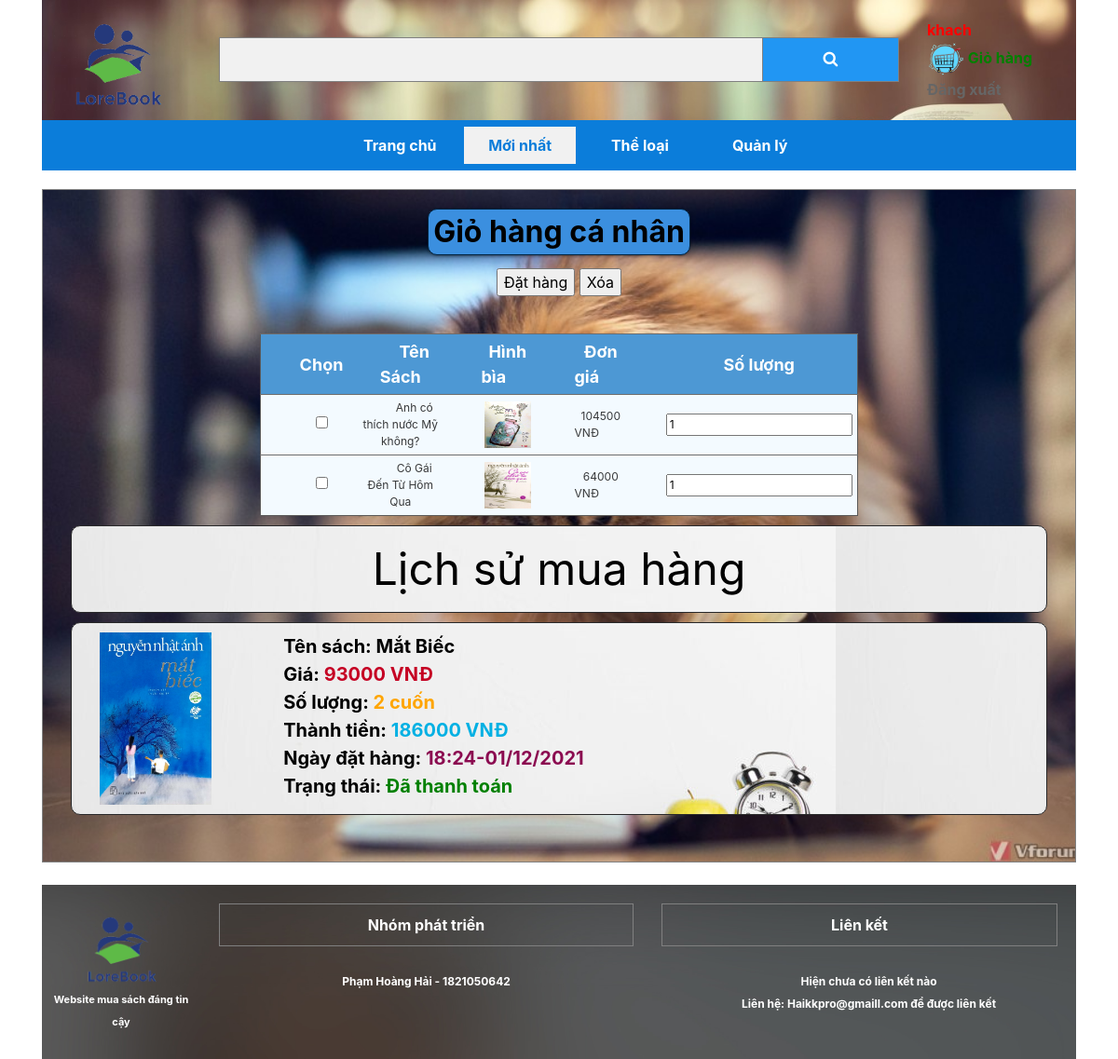
Screenshot of /giohang.php (signed in) with the database file from the repository.
### tables this page shows
CREATE TABLE `giohang` (
  `Magiohang` int(11) NOT NULL,
  `Masach` int(11) NOT NULL,
  `Tk` char(30) NOT NULL
);

CREATE TABLE `sach` (
  `Masach` int(11) NOT NULL,
  `Tensach` varchar(100) NOT NULL,
  `Matl` varchar(50) NOT NULL,
  `Nxb` varchar(100) NOT NULL,
  `Tacgia` varchar(50) NOT NULL,
  `Mota` varchar(9999) NOT NULL,
  `Dongia` float NOT NULL,
  `Soluong` int(11) NOT NULL,
  `Img1` varchar(100) NOT NULL
);

CREATE TABLE `hoadon` (
  `Mahoadon` int(11) NOT NULL,
  `Masach` int(11) NOT NULL,
  `Tk` char(30) NOT NULL,
  `Soluongmua` int(11) NOT NULL,
  `Ngaymua` varchar(50) NOT NULL,
  `Thanhtien` float NOT NULL,
  `Trangthai` int(1) NOT NULL
);

### giohang.php (the view, shortened to what this page needs)
<?php
	include ('xuly.php');
    $select = "select * from giohang ";
    $query = mysqli_query($conn,$select);
    $dem = mysqli_num_rows($query);
?>
<!DOCTYPE html>
<html>
  <head>
	 <link rel="stylesheet" href="css/bootstrap.css"/>
     <link rel="stylesheet" href="css/coban2.css"/>
	 <link rel="stylesheet" href="https://cdnjs.cloudflare.com/ajax/libs/font-awesome/4.7.0/css/font-awesome.min.css">
	 </head>
  <body>
  <div class="container">
  <div class="bg">
  <div class="row">
  <div class="col-2">
		<a href="index.php" target=""><img src="img/logo1.png" style="width:100%;margin-top:20px;margin-bottom:20px;"/></a>
</div>
<div class="col-8" style="margin-top:35px;">
<form  class="example" action="timkiem.php" method="post" style="padding-top:5px;">
	<input type="text" name="title">
	<button type="submit" name="search"><i class="fa fa-search"></i></button>
</form>
</div>
<div class="col-2" style="margin-top:20px;">
<font color=red><b>
<?php
   if(isset($_SESSION['Tk'])){
	echo "<a href=nguoidung.php style=color:red>".$_SESSION['Tk']."</a><br> <a href=giohang.php style=color:green><img style=width:40px;height:40px; src=img/giohang.png> Giỏ hàng</a>";
      echo "<a href='logout.php'><br> Đăng xuất </a><br>";
   } else{
      echo"<a href='login.php'>★ Đăng nhập</a><br>";
   }
?>
</font></b>
</div>
</div></div>
<div id="menu" style="margin-top:-10px">
  <ul><b>
    <li><a href="index.php">Trang chủ</a></li>
    <li class=chon><a href="moinhat.php" style="color: #0b7dda;">Mới nhất</a></li>
	<li><a href="theloai.php">Thể loại</a></li>
	<li><a href="quanly.php">Quản lý</a></li></b>
  </ul>
</div>
<div class="khung3" style="color:black;padding-top:20px;padding-bottom:40px">
	<h2 class=bo><b>Giỏ hàng cá nhân</b></h2><br>
	<form action="" method="post">
		<div id="check">
			<p>
				<span style=color:red;><input type="submit" name="mua" value="Đặt hàng"/></span>
				<input type="submit" name="xoa" value="Xóa" />
				<br>
				<br>
</div>
<table class=giua>
    <tr class=tieude>
		<td>Chọn</td>
        <td>Tên Sách</td>
        <td>Hình bìa</td>
		<td>Đơn giá</td>
		<td>Số lượng</td>
    </tr>
    <?php
	$user =$_SESSION['Tk'];
	$sql = mysqli_query($conn,"SELECT * FROM giohang where Tk='$user' order by Magiohang DESC");
	if($dem > 0){
        while ($bien = mysqli_fetch_array($sql))
        {
            $nd = $bien['Masach'];
            $sqlnd = "SELECT * FROM sach WHERE Masach = '$nd' ";
            $rowsnd=mysqli_query($conn,$sqlnd);
            $xuatnd=mysqli_fetch_array($rowsnd);
?>
            <tr class=hienthi>
				<td><input type="checkbox" name="id[]" class="item" class="checkbox" value="<?php echo $nd?>"/></td>
                <td><?php echo $xuatnd['Tensach'] ?></td>
				<td><img src="anh/<?php echo $xuatnd['Img1']?>" width="50" height="50"/> </td>
				<td><?php echo $xuatnd['Dongia'] ?> VNĐ</td>
                <td><input type="number" name="sl" value="1" /></td>
			</tr>
<?php
		}
?>
<?php
	}
    else {echo "<tr><td>Giỏ hàng trống</td><td></td><td></td><td></td><td></td></tr>";}
?>
</table>
<div class=menua><font size=10>Lịch sử mua hàng</font>
<?php
		$sqlxxx = "SELECT * FROM hoadon WHERE Tk = '$user' order by Mahoadon DESC";
		$rowsxxx=mysqli_query($conn,$sqlxxx);
		while ($xuatxxx = mysqli_fetch_array($rowsxxx))
	{
		    $masach=$xuatxxx['Masach'];
			$goi = "select * from sach where Masach='$masach' ";
			$chay = mysqli_query($conn,$goi);
			$inra = mysqli_fetch_array($chay);
?></div>
    <div class="menua" style=text-align:left;><div class="chiacot"><div class=cot1>
    <img style="width:120px;height:185px;margin-top:0px;" src="anh/<?php echo $inra['Img1']?>"/></div>
	<div class=cot2><b>
	Tên sách: <font color=black><?php echo $inra['Tensach']?></font> <br> Giá: <font color=#C50023><?php echo $inra['Dongia']?> VNĐ</font>
	<br> Số lượng: <font color=orange><?php echo $xuatxxx['Soluongmua']?> cuốn</font>
	<br> Thành tiền: <font color=SkyBlue3><?php echo $xuatxxx['Thanhtien']?> VNĐ</font><br>
	Ngày đặt hàng: <font color=#8B0A50><?php echo $xuatxxx['Ngaymua']?></font> <br>
	Trạng thái: <?php if ($xuatxxx['Trangthai']==0) {
		echo '<font color=red>Đợi xác nhận - đang giao</font>';}else{echo '<font color=green>Đã thanh toán</font>';} ?></font>
</div></div>
	<?php }
	?>
</form>
	</div></div>
<br>
<?php
include_once 'footer.php';
?>
</body>
</html>

### footer.php (shortened to what this page needs)
<div class="duoi">
<div class="row">
<div class="col-2"><img style="width:80%;margin-left:20px;margin-top:30px;" src="img/logo1.png"/><center><div class="" style="padding-left:10px;padding-bottom:30px;"><span style="font-size:11px;color:white;">Website mua sách đáng tin cậy</span></div></center></div>
<div class="col-5"><div class="khung">Nhóm phát triển</div><center><br><span style="color:white;font-size:12px">Phạm Hoàng Hải - 1821050642</span>
</center></div>
<div class="col-5"><div class="khung" style=margin-right:20px>Liên kết</div><center><br><span style="color:white;font-size:12px">Hiện chưa có liên kết nào</span><br><span style="color:white;font-size:12px">Liên hệ: Haikkpro@gmaill.com để được liên kết<span></center></div>
</div>
</div>

### css/coban2.css (style rules this page uses)
.cot2 { float: right; width: 80%; }
.cot1 { float: left; width: 20%; }
.chiacot:after { content: ""; display: table; clear: both; }
.menua { margin-top: 10px; margin-bottom: 10px; margin-left:30px; margin-right:30px; padding-left: 30px; padding-right: 30px; padding-top:10px; padding-bottom:10px; background-color: rgb(255, 255, 255); font-size: 20px; color: black; background-image: url("sach.jpg"); border: 1px solid rgb(40, 40, 41); -webkit-border-radius: 10px; -moz-border-radius: 10px; border-radius: 10px; }
.khung3 { border: 1px solid grey; color:black; text-align: center; padding-top:10px; padding-bottom:10px; margin-top:20px; background-image: url("meo.jpg"); background-size: cover; overflow:auto; }
.bo { display: inline-block; border: solid 1px rgb(2, 37, 66); overflow: hidden; background-color:rgb(59, 143, 223); -webkit-border-radius: 10px; -moz-border-radius: 10px; border-radius: 10px; -webkit-box-shadow: 0 1px 3px rgba(0, 0, 0, .4); -moz-box-shadow: 0 1px 3px rgba(0, 0, 0, .4); box-shadow: 0 1px 3px rgba(0, 0, 0, .4); padding:5px 5px 5px 5px; }
table { width:auto; height:auto; border:1px solid rgb(90, 89, 89); margin:20px 20px 20px 20px; }
tr td { border-top:1px solid #6e6c6c; width:30px; padding:5px 5px 5px 5px; width:100px; text-indent:30px; height:50px; }
tr.tieude td { background:rgb(77, 152, 212); color:white; text-align:center; font-size:18px; font-weight:bold; }
tr.hienthi td { background:rgb(243, 250, 255); font-size:12px; color:rgb(56, 57, 58); }
table tr:nth-child(odd) { background-color:rgb(159, 230, 248); text-align:center; }
table tr:nth-child(even) { background-color:rgb(243, 249, 252); text-align:center; }
table.giua { width: auto; margin: 0 auto; }
.khung { border: 1px solid grey; color:white; text-align: center; padding-top:10px; padding-bottom:10px; margin-top:20px; }
.duoi { background-image: url("bg.jpg"); background-size: cover; }
a { color: #666666; text-decoration: none; }
a:link { color: #666666; text-decoration: none; }
.chon { background:#F1F1F1; }
#menu ul { background: #0b7dda; list-style-type: none; text-align: center; }
#menu li { color: #f1f1f1; display: inline-block; width: 120px; height: 40px; line-height: 40px; margin-left: 5px; margin-top: 7px; margin-bottom: 7px; }
#menu a { text-decoration: none; color: #fff; display: block; }
.bg { background-image: url("duoi.jpg"); background-position: center; background-repeat: no-repeat; background-size: cover; }
form.example input[type=text] { padding: 10px; font-size: 17px; border: 1px solid grey; float: left; width: 80%; background: #f1f1f1; }
form.example button { float: left; width: 20%; padding: 10px; background: #2196F3; color: white; font-size: 17px; border: 1px solid grey; border-left: none; cursor: pointer; }
form.example::after { content: ""; clear: both; display: table; }

### rows the page displays
giohang: sach.Tensach "Anh có thích nước Mỹ không?", sach.Img1 (picture), sach.Dongia "104500"
giohang: sach.Tensach "Cô Gái Đến Từ Hôm Qua", sach.Img1 (picture), sach.Dongia "64000"
hoadon: sach.Img1 (picture), sach.Tensach "Mắt Biếc", sach.Dongia "93000", Soluongmua "2", Thanhtien "186000", Ngaymua "18:24-01/12/2021", Trangthai "Đã thanh toán"

### other values shown
$_SESSION['Tk'] "khach"
